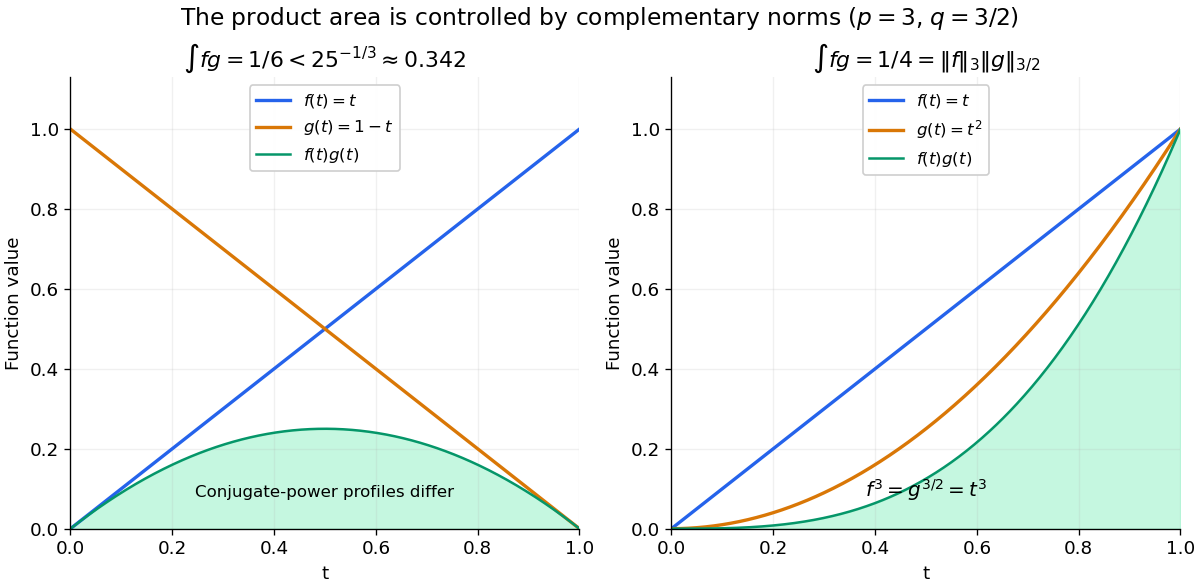

Source code (Python):
"""Original continuous Hölder examples; white PNG output goes to the CWD."""
from pathlib import Path
import numpy as np
import matplotlib.pyplot as plt

plt.rcParams.update({"font.size": 11, "figure.facecolor": "white", "axes.facecolor": "white"})
t = np.linspace(0, 1, 601)
fig, axes = plt.subplots(1, 2, figsize=(10, 4.9), layout="constrained")
for ax, g, label, text in [(axes[0], 1-t, r"$g(t)=1-t$", r"$\int fg=1/6<25^{-1/3}\approx0.342$"),
                           (axes[1], t*t, r"$g(t)=t^2$", r"$\int fg=1/4=\|f\|_3\|g\|_{3/2}$")]:
    ax.plot(t, t, color="#2563eb", lw=2, label=r"$f(t)=t$")
    ax.plot(t, g, color="#d97706", lw=2, label=label)
    ax.plot(t, t*g, color="#059669", lw=1.5, label=r"$f(t)g(t)$")
    ax.fill_between(t, t*g, color="#a7f3d0", alpha=.65)
    ax.set(xlim=(0, 1), ylim=(0, 1.13), xlabel="t", ylabel="Function value", title=text)
    ax.grid(alpha=.18); ax.spines[["top", "right"]].set_visible(False); ax.legend(loc="upper center", framealpha=.95, fontsize=10)
axes[0].text(.5, .07, "Conjugate-power profiles differ", transform=axes[0].transAxes, ha="center", fontsize=10)
axes[1].text(.5, .07, r"$f^3=g^{3/2}=t^3$", transform=axes[1].transAxes, ha="center", fontsize=12)
fig.suptitle(r"The product area is controlled by complementary norms ($p=3$, $q=3/2$)", fontsize=14)
fig.savefig(Path.cwd() / Path(__file__).with_suffix(".png").name, dpi=120, facecolor="white", transparent=False)
plt.close(fig)
